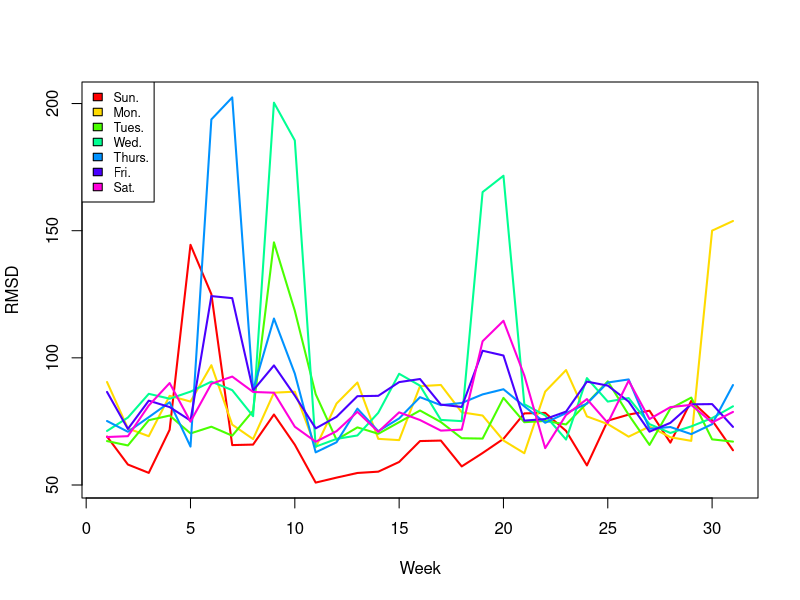
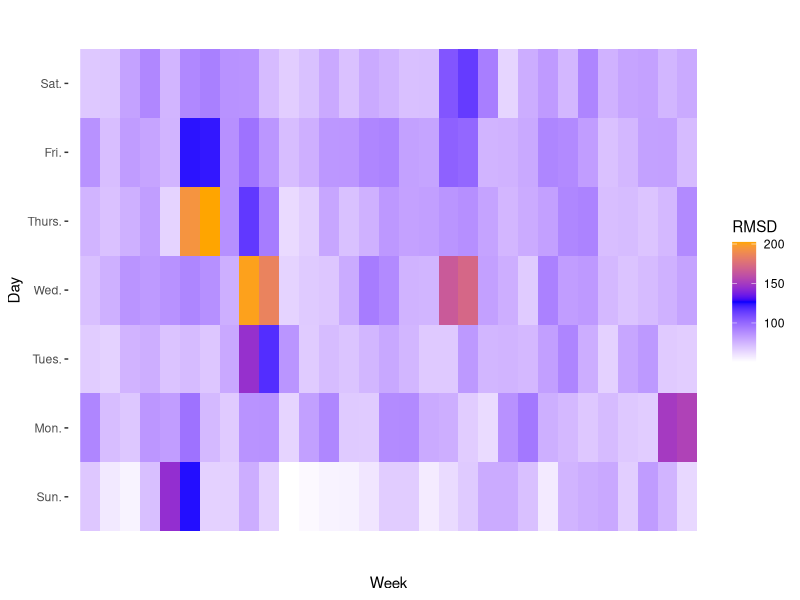

R code for these plots, in order: (Note: a time limit stopped this script after it produced the figures.)
## ---- chunk 1
# Read the data ----------------------------------------------------------------
traffic <- read.csv("../../data/UrbanAnalytics2015.csv", sep=" ")

# Remove outliers
traffic[which(traffic$Delay > 5000),1:4] = c(NA,NA,NA,NA)
traffic[which(traffic$Stops > 5000),1:4] = c(NA,NA,NA,NA)

## Parse the datetime as a Date object.
traffic$DateTime <- strptime(traffic$DateTime, "%m/%d/%y %H:%M")

stepsPerDay <- 1440/5
dayList<-c("Sun.","Mon.","Tues.","Wed.","Thurs.","Fri.","Sat.")
## ---- chunk 2
rmsd <- function(vector1, vector2) {
  deviation = (vector1 - vector2)^2
  numNA = length(which(is.na(deviation)))
  return(sqrt(sum(deviation,na.rm=T)/(length(deviation)-numNA)))
}
## ---- chunk 3
templates <- list()
for (day in 1:7) {
  startIndex <- (day-1)*stepsPerDay
  endIndex   <- (day)*stepsPerDay -1
  series <- traffic$Delay[startIndex:endIndex]
  templates <- c(templates, list(series))
}
## ---- chunk 4
days <- traffic$DateTime[nrow(traffic)]$yday + 356 - traffic$DateTime[1]$yday
weeks = floor(days/7)
rmsds <- matrix(0, nrow=weeks-1, ncol=7)
for (wday in 0:6) {

  ## For each weekday, compile a matrix of every week's version and compare
  weeklySubset = traffic[which(traffic$DateTime$wday == wday),]
  weeklyMatrix <- matrix(NA,ncol=288, nrow=weeks)
  for (index in 1:nrow(weeklySubset)) {
    dayNumber = 1+  weeklySubset$DateTime[index]$yday + 356 *(weeklySubset$DateTime[index]$year - 113)  - weeklySubset$DateTime[1]$yday
    week = 1 + floor(dayNumber/7)
    minute = 1 + (weeklySubset$DateTime[index]$min + (60*weeklySubset$DateTime[index]$hour))/5
    weeklyMatrix[week, minute] = weeklySubset$Volume[index]
  }
  for (week in 1:(weeks-1)) {
    rmsds[week, wday+1] <- rmsd(weeklyMatrix[week,],weeklyMatrix[week + 1,])
  }
}
## ---- chunk 5
matplot(rmsds,type="l",
        lty=1,lwd=2,col=rainbow(7), ylab="RMSD",xlab="Week")
legend("topleft",legend=dayList,fill=rainbow(7),
       cex=0.75)
## ---- chunk 6
library(ggplot2)
library(reshape2)
ggplot(melt(rmsds), aes(Var1,Var2, fill=value)) +
  scale_fill_gradientn(colours=c("white","blue","orange"),name="RMSD")+
  xlab("Week")+
  ylab("Day")+
  geom_raster() +
  theme( panel.background = element_rect(fill = "transparent", colour = NA),
         panel.grid.minor = element_blank(),
         panel.grid.major = element_blank()) +
  scale_x_discrete(breaks = seq(1, 31, 1), labels = seq(2,32,1))+
  scale_y_discrete(breaks=c("1","2","3","4","5","6","7"), labels=dayList, limits=c(1,2,3,4,5,6,7))

## ---- chunk 7
days <- traffic$DateTime[nrow(traffic)]$yday + 356 - traffic$DateTime[1]$yday
weeks = floor(days/7)
rmsds <- matrix(0, nrow=weeks-1, ncol=7)
for (wday in 0:6) {

  ## For each weekday, compile a matrix of every week's version and compare
  weeklySubset = traffic[which(traffic$DateTime$wday == wday),]
  weeklyMatrix <- matrix(NA,ncol=288, nrow=weeks)
  for (index in 1:nrow(weeklySubset)) {
    dayNumber = 1+  weeklySubset$DateTime[index]$yday + 356 *(weeklySubset$DateTime[index]$year - 113)  - weeklySubset$DateTime[1]$yday
    week = 1 + floor(dayNumber/7)
    minute = 1 + (weeklySubset$DateTime[index]$min + (60*weeklySubset$DateTime[index]$hour))/5

    weeklyMatrix[week, minute] = weeklySubset$Volume[index]
  }
  for (week in 1:(weeks-1)) {
    rmsds[week, wday+1] <- rmsd(weeklyMatrix[1,],weeklyMatrix[week + 1,])
  }
}
## ---- chunk 8
## Simple Plotting -------------------------------------------------------------
matplot(rmsds,type="l",
        lty=1,lwd=2,col=rainbow(7), ylab="RMSD",xlab="Week")
legend("topleft",legend=dayList,fill=rainbow(7),
       cex=0.75)
## ---- chunk 9
## Plotting --------------------------------------------------------------------
library(ggplot2)
library(reshape2)
ggplot(melt(rmsds), aes(Var1,Var2, fill=value)) +
  scale_fill_gradientn(colours=c("white","blue","orange"), name="RMSD")+
  xlab("Week")+
  ylab("Day")+
  geom_raster() +
  theme( panel.background = element_rect(fill = "transparent", colour = NA),
         panel.grid.minor = element_blank(),
         panel.grid.major = element_blank()) +
  scale_x_discrete(breaks = seq(1, 31, 1), labels = seq(2,32,1))+
  scale_y_discrete(breaks=c("1","2","3","4","5","6","7"), labels=dayList, limits=c(1,2,3,4,5,6,7))
